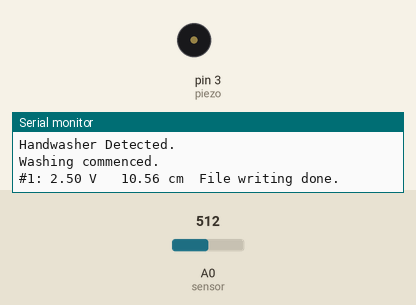
The sketch below on a simulated Arduino Mega 2560, built with avr-gcc and run on an emulated ATmega2560. Parts: buzzer (waves = sounding), the last lines printed to the serial monitor. The test bench sets the inputs (shaded band); at power-on: A0 (sensor) = 512. Storage starts empty.

Above: at 1.5 s.
1.6 s: A0 (sensor) set to 557
7.5 s: A0 (sensor) set to 511
At 8.57 s:
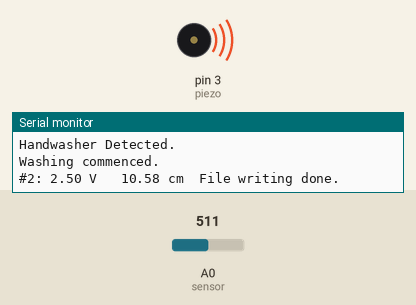
Timing chart, 0 to 10.5 s (numbered marks = the images above; inputs shaded):
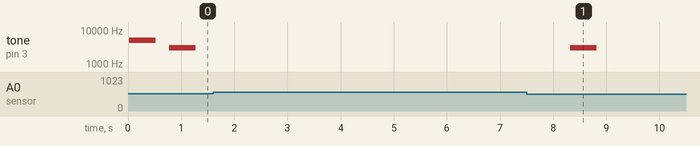

The sketch:

SDWrite_Dist_v2_kaf.ino
```cpp
#include <SD.h>
#define sensor A0 // Sharp IR GP2Y0A41SK0F (4-30cm, analog)
#define CSPIN 4
#define piezo 3

File myFile;
bool fileOpened;
bool washingStatus;
int washStart;
int washEnd;
int washTime;
int personCounter = 0;

void setup()
{
  Serial.begin(9600);
  Serial.print("Initializing SD card...");
  // On the Ethernet Shield, CS is pin 4. It's set as an output by default.
  // Note that even if it's not used as the CS pin, the hardware SS pin
  // (10 on most Arduino boards, 53 on the Mega) must be left as an output
  // or the SD library functions will not work.
  pinMode(CSPIN, OUTPUT);

  if (!SD.begin(CSPIN)) {
    Serial.println("initialization failed!");
    return;
  }
  Serial.println("initialization done.");

  // open the file. note that only one file can be open at a time,
  // so you have to close this one before opening another.
  myFile = SD.open("test.txt", FILE_WRITE);
  if (myFile) {
    fileOpened = true;
  } else {
    fileOpened = false;
    Serial.println("error opening test.txt in setup stage");
    tone(piezo, 2000, 500);
  }

  tone(piezo, 5000, 500);

}

void loop()
{
startLoop:
  float volts = analogRead(sensor) * 0.0048828125; // value from sensor * (5/1024)
  double distance = 26.4 * pow(volts, -1); // worked out from datasheet graph
  delay(750); // slow down serial port

  if (distance < 35 && distance > 10) { //Should change vals depending on sink
    Serial.println("Handwasher Detected.");
    if (washingStatus == true && distance > 25) {
      delay(5000);
      goto startLoop;
    } else if (distance < 26 && washingStatus == false) {
      Serial.println("Washing commenced.");
      washingStatus = true;
      tone(piezo, 3000, 500);
      washStart = millis();
      personCounter++;
    }
  } else {
    if (washingStatus == true) {
      washEnd = millis();
      if ((washEnd - washStart) / 1000 >= 20) {
        tone(piezo, 2000, 250);
        delay(250);
        tone(piezo, 3250, 250);
        delay(250);
        tone(piezo, 4500, 250);
        delay(250);
        tone(piezo, 5750, 250);
      }
    }
    washingStatus = false;
  }

  washTime = washEnd - washStart;
  Serial.print("#");
  Serial.print(personCounter);
  Serial.print(": ");
  Serial.print(volts);
  Serial.print(" V ");
  Serial.print('\t');
  Serial.print(distance);
  Serial.print(" cm");
  Serial.print('\t');
  if ((washTime / 1000) > 0) {
    Serial.print(washTime / 1000);
    Serial.print(" sec. spent washing. ");
  }


  if (Serial.available() > 0) {
    char c = Serial.read();
    if (c == 'c') {
      if (fileOpened) {
        myFile.close();
      } else {
        myFile = SD.open("test.txt", FILE_WRITE);
      }
      fileOpened = !fileOpened;
    }
  }

  if (fileOpened) {
    if (myFile) {
      myFile.print(personCounter);
      myFile.print('\t');
      myFile.print(volts);
      myFile.print('\t');
      myFile.print(distance);
      myFile.print('\t');
      if ((washTime / 1000) > 0) {
        myFile.print(washTime / 1000);
      }
      Serial.println("File writing done.");
    } else {
      // if the file didn't open, print an error:
      Serial.println("error opening test.txt");
      tone(piezo, 2000, 500);
    }
  }
}
```

Measured:
- after the input at 7.5 s, tone on pin 3 (piezo): silent → 3000 Hz after 0.82 s, → silent 0.50 s later
